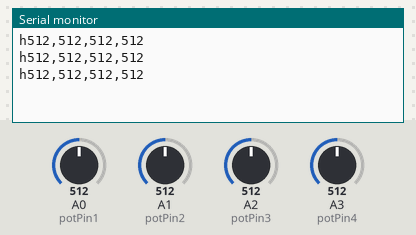
The sketch below on a simulated Arduino Uno, built with avr-gcc and run on an emulated ATmega328P. On the bench: the last lines printed to the serial monitor. Inputs (shaded band) come from the test bench; at power-on: A0 (potPin1) = 512, A1 (potPin2) = 512, A2 (potPin3) = 512, A3 (potPin4) = 512.

Above: at 1.3 s.
1.4 s: A0 (potPin1) set to 716
At 1.9 s:
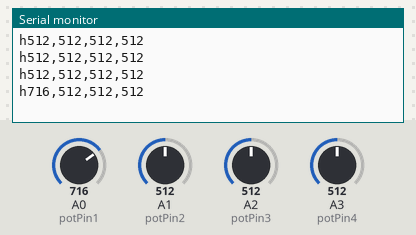
2.9 s: A1 (potPin2) set to 716
At 3.4 s:
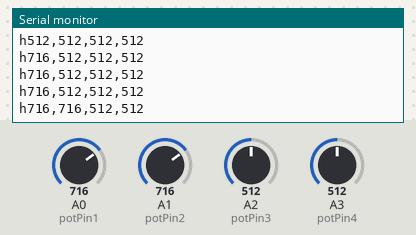
4.4 s: A2 (potPin3) set to 716
At 4.9 s:
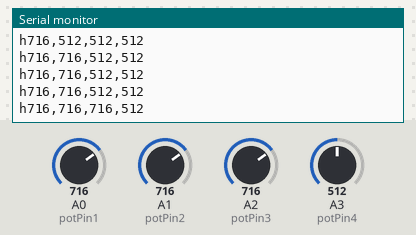
5.9 s: A3 (potPin4) set to 716
At 6.4 s:
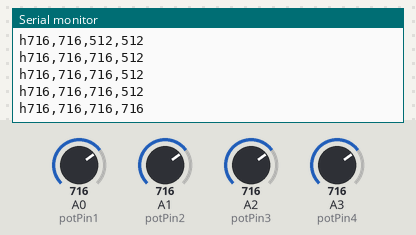
7.4 s: A0 (potPin1) set to 992
At 7.9 s:
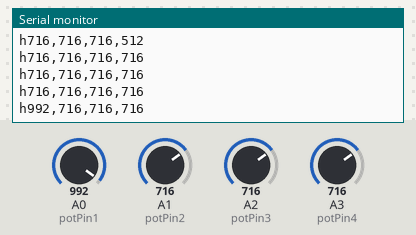
8.9 s: A1 (potPin2) set to 992
At 9.4 s:
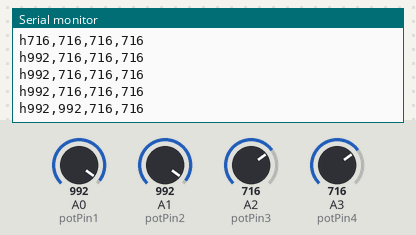
Timing chart, 0 to 11.4 s (numbered marks = the images above; inputs shaded):
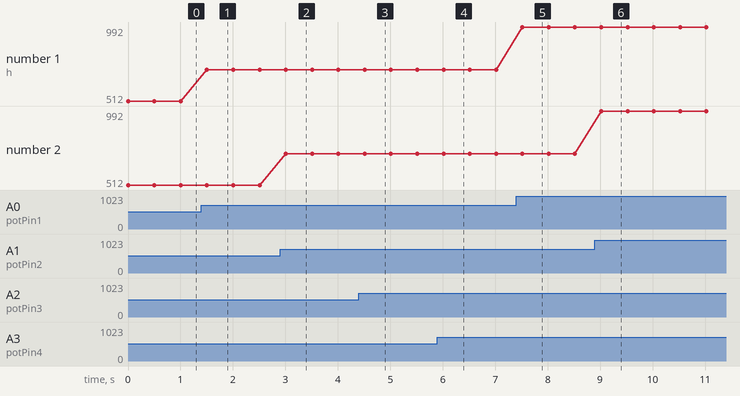

Measured:
- after the input at 1.4 s, the serial monitor: prints a new line after 0.10 s (image 1)
- after the input at 2.9 s, the serial monitor: prints a new line after 0.11 s (image 2)
- after the input at 4.4 s, the serial monitor: prints a new line after 0.11 s (image 3)
- after the input at 5.9 s, the serial monitor: prints a new line after 0.12 s (image 4)
- after the input at 7.4 s, the serial monitor: prints a new line after 0.12 s (image 5)
- after the input at 8.9 s, the serial monitor: prints a new line after 0.12 s (image 6)
- plotted number 1: 512 → 716 after the input at 1.4 s, 716 → 992 after the input at 7.4 s

The sketch:

MasterCommander.ino
```cpp
#define potPin1 A0
#define potPin2 A1
#define potPin3 A2
#define potPin4 A3
#define enablePin 12

/*Global variable Declaration*/

int potValue1 = 0;
int potValue2 = 0;
int potValue3 = 0;
int potValue4 = 0;
String potStr1 = "";
String potStr2 = "";
String potStr3 = "";
String potStr4 = "";

//End of variable declaration

void setup() {
  Serial.begin(9600);
  pinMode(potPin1, INPUT);
  pinMode(potPin2, INPUT);
  pinMode(potPin3, INPUT);
  pinMode(potPin4, INPUT);
  pinMode(enablePin, INPUT);

  //Serial.println("Here");

}

void loop() {

  potValue1 = analogRead(potPin1);
  //potValue1 = map(potValue1, 498, 700, 0, 180);

  potValue2 = analogRead(potPin2);
  //potValue2 = map(potValue2, 600, 800, 0, 180);

  potValue3 = analogRead(potPin3);
  //potValue3 = map(potValue3, 600, 1000, 0, 180);

  potValue4 = analogRead(potPin4);
 // potValue4 = map(potValue4, 1000, 500, 0, 180);

  if(enablePin == HIGH){
    potStr1 = String(potValue1) + ",";
    potStr2 = String(potValue2) + ",";
    potStr3 = String(potValue3);

    Serial.print('c');
    Serial.print(potStr1);
    Serial.print(potStr2);
    Serial.print(potStr3);
    Serial.println();
  }
  else{
    potStr1 = String(potValue1) + ",";
    potStr2 = String(potValue2) + ",";
    potStr3 = String(potValue3) + ",";
    potStr4 = String(potValue4);

    Serial.print('h');
    Serial.print(potStr1);
    Serial.print(potStr2);
    Serial.print(potStr3);
    Serial.print(potStr4);
    Serial.println();
  }


  delay(500);

}
```
